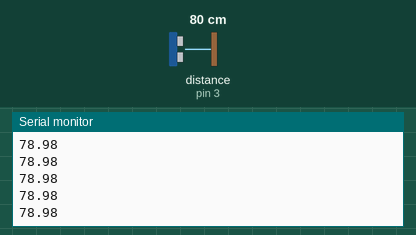
Simulated run of this sketch. Board: Arduino Uno, built with avr-gcc and run on an emulated ATmega328P. On the bench: the last lines printed to the serial monitor. Wiring (inferred from the names in the program): ultrasonic range finder: trigger pin 11; echo pin 3. Inputs (shaded band) come from the test bench; at power-on: distance to the obstacle (sensor on pin 3) 80 cm. The echo pulse lasts 58.3 µs per cm.

Above: at 1.2 s.
1.3 s: distance to the obstacle (sensor on pin 3) set to 2 cm
At 2.0 s:
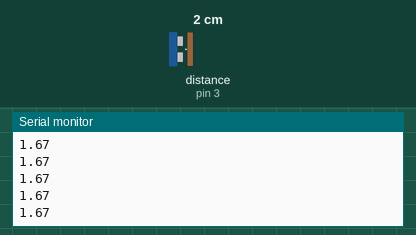
2.8 s: distance to the obstacle (sensor on pin 3) set to 4 cm
At 3.6 s:
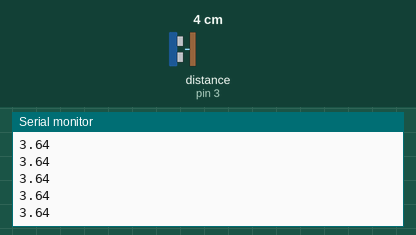
Timing chart, 0 to 5.8 s (numbered marks = the images above; inputs shaded):
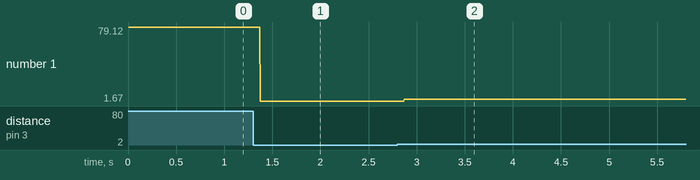

The sketch:

hc-sr04.ino
```cpp
/**
 * Simple HC-SR04 demo.
 * Measures distances using the HC-SR04 sensor
 * and prints it to the serial monitor.
 *
 * Connections:
 *
 * Arduino | HC-SR04
 * -----------------
 * 5V      | VCC
 * 11      | Trig
 * 3       | Echo
 * GND     | GND
 */

const int TRIGGER_PIN = 11;
const int ECHO_PIN = 3;

void setup() {
  pinMode(TRIGGER_PIN, OUTPUT);
  pinMode(ECHO_PIN, INPUT);

  Serial.begin(9600);
}

double getDistanceInMeters() {
  // make sure trigger pin is LOW
  digitalWrite(TRIGGER_PIN, LOW);
  delayMicroseconds(2);

  // to start measurement TRIGGER pin of HC-SR04 must receive
  // a pulse of high for at least 10 microseconds
  digitalWrite(TRIGGER_PIN, HIGH);
  delayMicroseconds(10);
  digitalWrite(TRIGGER_PIN, LOW);

  // When sensor detected returned signal from receiver,
  // the ECHO pin will be set to HIGH for a period
  // which is proportional to the distance traveled by
  // the signal. After this the ECHO pin is set to low.

  // pulseIn() waits for pin to go HIGH and returns the
  // time in microseconds after which the pin is set to LOW
  long durationInMicroseconds = pulseIn(ECHO_PIN, HIGH);

  // the returned time is the time for the signal traveling
  // twice the distance (back and forth)
  // take half of this in order to get the duration one-way
  long durationInMicrosecondsOneWay = (durationInMicroseconds/2);

  // speed of sound is assumed to be 340m/s = 0.00034m/1us
  // using this we can calculate the distance (d = v * t) as
  double distanceInMeters = durationInMicrosecondsOneWay * 0.00034;
  return distanceInMeters;
}

void loop() {
  double distanceInCm = getDistanceInMeters()*100;
  Serial.println(distanceInCm);
}
```

Measured:
- after the input at 1.3 s, the serial monitor: prints a new line after 0.07 s (image 1)
- after the input at 2.8 s, the serial monitor: prints a new line after 0.07 s (image 2)
- plotted number 1: 78.98 → 1.67 after the input at 1.3 s, 1.67 → 3.6 after the input at 2.8 s
